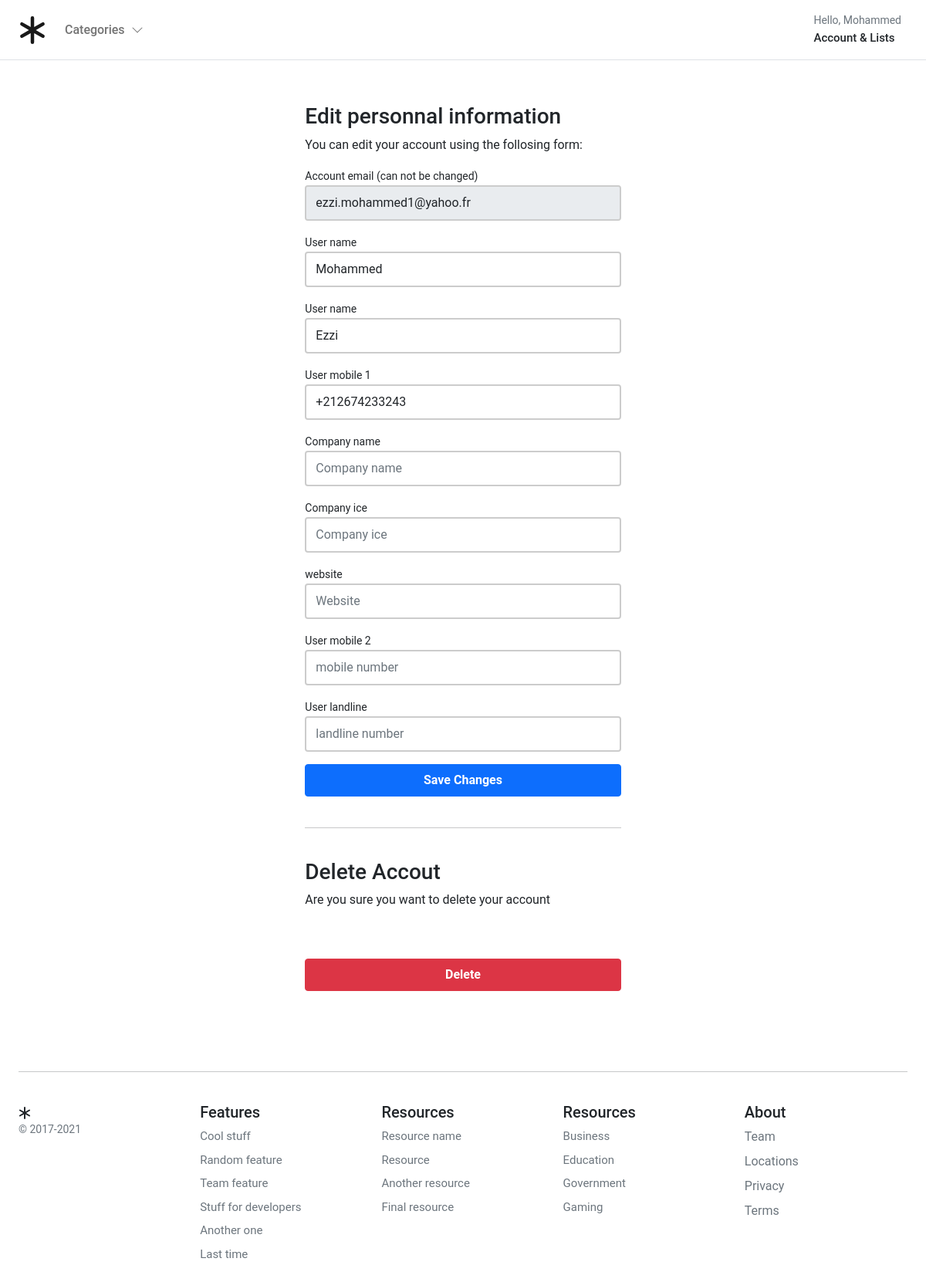
The app's page /account/profile/edit/ (signed in) with its own data.
### account/models.py (models this page shows, shortened)
class User(AbstractBaseUser, PermissionsMixin):
    class TypeOfContract(models.TextChoices):
        PERMANENT = "Per.", _("Permanent")
        TEMPORAIRE = "Tem.", _("Temporaire")
    class UserTypes(models.TextChoices):
        CUSTOMER = "cu", _("Customer")
        ADMINISTRATION = "ad", _("Administration")
        Driver = "dr", _("Driver")
    user_type = models.CharField(max_length=2, choices=UserTypes.choices)
    email = models.EmailField(_("Email Address"), unique=True)
    first_name = models.CharField(_("First Name"), max_length=150, unique=True)
    last_name = models.CharField(_("Last Name"), max_length=150, unique=True)
    mobile = models.CharField(_("Mobile Number"), max_length=150, blank=True)
    is_active = models.BooleanField(_("Is Active"), default=False)
    is_staff = models.BooleanField(_("Is Staff"), default=False)
    created_at = models.DateTimeField(_("Created at"), auto_now_add=True, editable=False)
    updated_at = models.DateTimeField(_("Updated at"), auto_now=True)
    registration_number = models.PositiveSmallIntegerField(_("Driver Registration Number"), null=True, blank=True)
    cni = models.CharField(_("National Identity Code"), max_length=8, null=True, blank=True)
    picture = models.ImageField(
        verbose_name=_("Driver Pic"),
        help_text=_("Driver Identity Picture"),
        upload_to="images/driver/",
        null=True,
        blank=True,
    )
    birth_date = models.DateField(_("Date Birth of the Driver"), null=True, blank=True)
    birth_city = models.CharField(_("Birth City of the Driver"), max_length=150, null=True, blank=True)
    cnss_registration_number = models.PositiveIntegerField(_("CNSS Registration Number"), null=True, blank=True)
    recruitment_date = models.DateField(auto_now=False, auto_now_add=False, blank=True, null=True)
    Contract_type = models.CharField(
        max_length=4, choices=TypeOfContract.choices, default=TypeOfContract.PERMANENT, blank=True
    )
    city_id = models.ForeignKey("City", blank=True, null=True, on_delete=models.SET_NULL)
    rib_bank = models.PositiveIntegerField(_("RIB of the Driver Bank"), null=True, blank=True)
    bank_address = models.CharField(blank=True, null=True, max_length=100)
    bank_id = models.ForeignKey("Bank", blank=True, null=True, on_delete=models.SET_NULL)
    driving_licence = models.ImageField(
        verbose_name=_("Driver Licence"),
        help_text=_("Driver Licence Picture"),
        upload_to="images/driver_licence/",
        blank=True,
        null=True,
    )
    driver_licence_expiration_date = models.DateField(_("Expiration Date for Driver Licence"), null=True, blank=True)
    glasses = models.BooleanField(_("if the Driver use Glasses"), default=False)
    glasses_certificat = models.ImageField(
        verbose_name=_("Driver Glasse Certificate"),
        help_text=_("Driver Glasses Certificat Picture"),
        upload_to="images/driver_glasse_certificate/",
        null=True,
        blank=True,
    )
    company_name = models.CharField(_("Company Name"), max_length=150, null=True, blank=True)
    ice = models.PositiveIntegerField(_("ICE of the Company"), unique=True, null=True, blank=True)
    website = models.CharField(_("Company website"), max_length=150, null=True, unique=True, blank=True)
    mobile_2 = models.CharField(_("Mobile Number"), max_length=150, null=True, blank=True)
    landline = models.CharField(_("Landline Number"), max_length=150, null=True, blank=True)
    objects = UserAccountManager()
    USERNAME_FIELD = "email"
    REQUIRED_FIELDS = ["first_name", "last_name"]
    class Meta:
        verbose_name = "Account"
        verbose_name_plural = "Accounts"

### account/views.py (the view)
# urls.py: path("profile/edit/", views.edit_details, name="edit_details"),
@login_required
def edit_details(request):
    if request.method == "POST":
        user_form = UserEditForm(instance=request.user, data=request.POST)
        if user_form.is_valid():
            user_form.save()
    else:
        user_form = UserEditForm(instance=request.user)
    return render(request, "account/dashboard/edit_details.html", {"user_form": user_form})

### templates/account/dashboard/edit_details.html (shortened to what this page needs)
{% extends '../sub_base.html' %}
{% block sub_content %}
<div class="col-8 mx-auto">
    <form action="." class="account-form px-4 pt-4" method="post" enctype="multipart/form-data">
        <h3 class="mb-2 font-weight-bold">Edit personnal information</h3>
        {% if user_form.is_valid %}
        <div class="alert alert-primary" role="alert">
            <Details>Details successfully updated!</Details>
        </div>
        <p class="small text-center pt-0">
            <a href="{% url "account:dashboard" %}"> Back to your Dashboard</a>
        </p>
        {% else %}
        <p> You can edit your account using the follosing form:</p>
        {% endif %}
        <label class="small font-weight-bold"> {{user_form.email.label}}</label>
        {{ user_form.email }}
        <label class="small font-weight-bold">{{ user_form.first_name.label}}</label>
        {{ user_form.first_name }}
        <label class="small font-weight-bold">{{ user_form.last_name.label}}</label>
        {{ user_form.last_name }}
        <label class="small font-weight-bold">{{ user_form.mobile.label}}</label>
        {{ user_form.mobile }}
        <label class="small font-weight-bold">{{ user_form.company_name.label}}</label>
        {{ user_form.company_name }}
        <label class="small font-weight-bold">{{ user_form.ice.label}}</label>
        {{ user_form.ice }}
        <label class="small font-weight-bold">{{ user_form.website.label}}</label>
        {{ user_form.website }}
        <label class="small font-weight-bold">{{ user_form.mobile_2.label}}</label>
        {{ user_form.mobile_2 }}
        <label class="small font-weight-bold">{{ user_form.landline.label}}</label>
        {{ user_form.landline }}
        <button class="btn btn-primary btn-block py-2 mb-4 mt 5 fw-bold w-100" type="submit" value="Save changes">Save
            Changes</button>
        <hr class="mb-3">
    </form>
    <form action="{% url 'account:delete_user' %}" class="account-form px-4" method="post">
        <p class="h3 pt-4 font-weigh-bold">Delete Accout</p>
        <p>Are you sure you want to delete your account</p>
        <button role="button" class="btn btn-danger btn-block py-2 mb-4 mt-5 fw-bold w-100"
            type="submit">Delete</button>
    </form>
</div>
{% endblock sub_content %}

### templates/base.html (shortened to what this page needs)
{% load static %}
<!DOCTYPE html>
<html>
<head>
    <link href="https://cdn.jsdelivr.net/npm/bootstrap@5.0.0-beta1/dist/css/bootstrap.min.css" rel="stylesheet"
>
    <link rel="stylesheet" href="{% static 'core/css/base.css' %}">
    <link rel="stylesheet" href="{% block stylesheet %}{% endblock stylesheet %}">
</head>
<body>
    <header class="pb-3">
        <nav class="navbar navbar-expand-md navbar-light bg-white border-bottom">
            <div class="container-fluid px-md-4">
                <div class="d-flex w-100 navbar-collapse">
                    <a class="navbar-brand d-flex-inline" href="/">
                    </a>
                    <ul class="navbar-nav me-auto mb-2 mb-md-0">
                        <li class="nav-item dropdown">
                            <a class="nav-link dropdown-toggle d-none d-md-block fw500" href="#" id="navbarDropdown"
                                role="button" data-bs-toggle="dropdown" aria-expanded="false">
                                Categories
                                <i class="ps-1"><svg xmlns="http://www.w3.org/2000/svg" width="16" height="16"
                                        fill="currentColor" class="bi bi-chevron-down" viewBox="0 0 16 16">
                                        <path fill-rule="evenodd"
                                            d="M1.646 4.646a.5.5 0 0 1 .708 0L8 10.293l5.646-5.647a.5.5 0 0 1 .708.708l-6 6a.5.5 0 0 1-.708 0l-6-6a.5.5 0 0 1 0-.708z" />
                                    </svg></i>
                            </a>
                        </li>
                    </ul>
                    <div>
                        <div class="collapse navbar-collapse" id="navbarSupportedContent2">
                            <ul class="navbar-nav me-auto mb-2 mb-lg-0">
                                <li class="nav-item dropdown">
                                    <a class="nav-link dropdown-toggle text-reset" href="#" id="navbarDropdown"
                                        role="button" data-bs-toggle="dropdown" aria-expanded="false">
                                        <div class="small text-muted">Hello,
                                            {% if user.is_authenticated %}
                                            {{ request.user.first_name }}
                                            {% else %}
                                            Login
                                            {% endif %}
                                        </div>
                                        <span class="fs15 fw500">Account &amp; Lists
                                        </span>
                                    </a>
                                </li>
                            </ul>
                        </div>
                    </div>
                </div>
            </div>
        </nav>
    </header>
    <main>
        <div id="content">
            {% block content %}{% endblock %}
    </main>
    <footer class="container py-5 footer">
        <hr>
        <div class="row pt-4">
            <div class="col-12 col-md">
                <small class="d-block mb-3 text-muted">&copy; 2017-2021</small>
            </div>
            <div class="col-6 col-md fs15">
                <h5>Features</h5>
                <ul class="list-unstyled">
                    <li><a class="link-secondary text-decoration-none" href="#">Cool stuff</a></li>
                    <li><a class="link-secondary text-decoration-none" href="#">Random feature</a></li>
                    <li><a class="link-secondary text-decoration-none" href="#">Team feature</a></li>
                    <li><a class="link-secondary text-decoration-none" href="#">Stuff for developers</a></li>
                    <li><a class="link-secondary text-decoration-none" href="#">Another one</a></li>
                    <li><a class="link-secondary text-decoration-none" href="#">Last time</a></li>
                </ul>
            </div>
            <div class="col-6 col-md fs15">
                <h5>Resources</h5>
                <ul class="list-unstyled">
                    <li><a class="link-secondary text-decoration-none" href="#">Resource name</a></li>
                    <li><a class="link-secondary text-decoration-none" href="#">Resource</a></li>
                    <li><a class="link-secondary text-decoration-none" href="#">Another resource</a></li>
                    <li><a class="link-secondary text-decoration-none" href="#">Final resource</a></li>
                </ul>
            </div>
            <div class="col-6 col-md fs15">
                <h5>Resources</h5>
                <ul class="list-unstyled">
                    <li><a class="link-secondary text-decoration-none" href="#">Business</a></li>
                    <li><a class="link-secondary text-decoration-none" href="#">Education</a></li>
                    <li><a class="link-secondary text-decoration-none" href="#">Government</a></li>
                    <li><a class="link-secondary text-decoration-none" href="#">Gaming</a></li>
                </ul>
            </div>
            <div class="col-6 col-md">
                <h5>About</h5>
                <ul class="list-unstyled">
                    <li><a class="link-secondary text-decoration-none" href="#">Team</a></li>
                    <li><a class="link-secondary text-decoration-none" href="#">Locations</a></li>
                    <li><a class="link-secondary text-decoration-none" href="#">Privacy</a></li>
                    <li><a class="link-secondary text-decoration-none" href="#">Terms</a></li>
                </ul>
            </div>
        </div>
    </footer>
</body>
</html>

### static/core/css/base.css (style rules this page uses)
@media (min-width: 1000px) { .container { max-width: 1000px; } }
@media (max-width: 1200px) { .container { max-width: 100%; padding:0 24px; } }
.dropdown-toggle::after { display: none; }
html, body, p, div { letter-spacing: -0.02px; font-family: 'Roboto', sans-serif; }
.fs15 { font-size: 0.9375rem; }
.fw500 { font-weight: 500; }
.footer > div > div > ul > li { padding-bottom:8px; }

### static/account/css/account.css (style rules this page uses)
.container-fluid { max-width: 100%; }
.account-form input { border: 2px solid #ccc; height: calc(2em + .75rem + 2px); }
body { margin-bottom: 0px; }

### records on screen
User: user.first_name "Mohammed", email "ezzi.mohammed1@yahoo.fr", first_name "Mohammed", last_name "Ezzi", mobile "+212674233243"

### other values on screen
{{ user_form.email.label }} "Account email (can not be changed)"
{{ user_form.first_name.label }} "User name"
{{ user_form.last_name.label }} "User name"
{{ user_form.mobile.label }} "User mobile 1"
{{ user_form.company_name.label }} "Company name"
{{ user_form.ice.label }} "Company ice"
{{ user_form.website.label }} "website"
{{ user_form.mobile_2.label }} "User mobile 2"
{{ user_form.landline.label }} "User landline"
